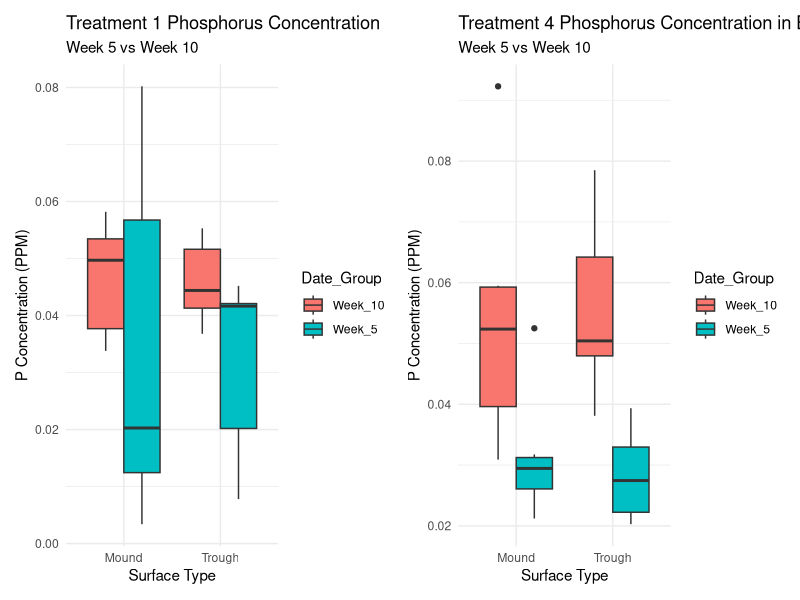
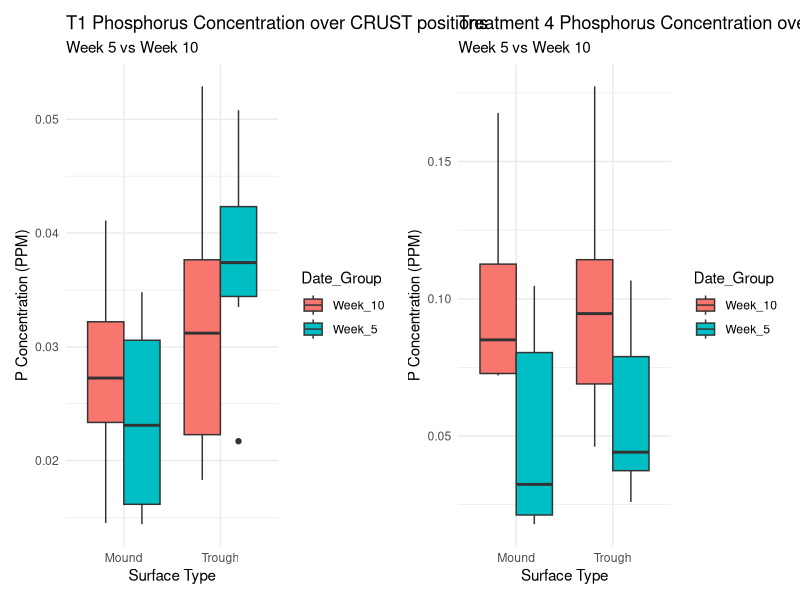

These charts were generated, in order, by the following R code:
library(readxl)
library(dplyr)
library(tidyverse)
library(tidyr)
library(ggplot2)
library(patchwork)

#Importing my data from excel spreadsheet with some cleaning up!
# ---------------------------------
excel_sheet <- read_excel("TheEntireDataSet.xlsx", sheet = "labeled")
rawResults<- excel_sheet

rawResults$Outlier <- as.integer(rawResults$Outlier)
rawResults$Outlier[is.na(rawResults$Outlier)] <- 0
rawResults$Position <- as.integer(rawResults$Position)
cleanedResults <- rawResults %>% drop_na(Bin_Number, Position)
head(cleanedResults)

# evil date formatting
#--------------------
str(cleanedResults$DateTime)
cleanedResults$DateTime <- as.numeric(cleanedResults$DateTime)
cleanedResults$DateTime <- as.POSIXct(
  cleanedResults$DateTime * 86400,
  origin = "1899-12-30",
  tz = "UTC"
)
cleanedResults$Date <- as.Date(cleanedResults$DateTime)
table(cleanedResults$Date)
cleanedResults <- cleanedResults %>%
  mutate(Date_Group = case_when(
    Date %in% as.Date(c("2006-01-30", "2006-01-31")) ~ "Week_1",
    Date %in% as.Date(c("2006-02-07", "2006-02-08")) ~ "Week_2", 
    Date %in% as.Date(c("2006-02-27")) ~ "Week_5",
    Date %in% as.Date(c("2006-3-20")) ~ "Week_8",
    Date %in% as.Date(c("2006-04-03")) ~ "Week_10"
  ))

#-----------
# end of evil date formatting

# remove unnecessary columns
 cleanedResults <- cleanedResults %>% select(-"File #",
      -"Operator", -"Name", -"ID", -"Field1", -"Field2",
      -"test", -"Application", -"Method", -"ElapsedTime", -"Alloy 1",
      -"Match Qual 1", -"Alloy 2", -"Match Qual 2", -"Alloy 3", -"Match Qual 3")
 
#-------------------------------------------------------
#End of clean up


# filtering 
#-----------------
# alternate filtering, including date_group 
filteredResults <- cleanedResults %>%
  select(Date_Group, Bin_Number, Position, P, Al, Fe, S, Ca, K)

# changing n/a & <LOD to 0 across measurements
    # changing columns to numeric
filteredResults <- filteredResults %>% 
  mutate(across(-c(Bin_Number, Position, Date_Group),
                ~ as.numeric(as.character(.))))
    # replacing N/A to the number 0
filteredResults <- filteredResults %>%
  mutate(across(P:Ca, ~replace_na(.x, 0)))

head(filteredResults)
#-------- 
# filtering ^

# full disclosure: below is using generative AI


# averaging results, chatGPT generated, needed help on this one
averagedResults <- filteredResults %>%
  group_by(Date_Group, Bin_Number, Position) %>%
  summarise(
    P_mean  = mean(P,  na.rm = TRUE),
    Al_mean = mean(Al, na.rm = TRUE),
    Fe_mean = mean(Fe, na.rm = TRUE),
    S_mean  = mean(S, na.rm  = TRUE),
    Ca_mean = mean(Ca, na.rm = TRUE),
    K_mean  = mean(K,  na.rm = TRUE),
    n_reps  = n(),   # tells you how many reps contributed
    .groups = "drop"
  )

head(averagedResults)

# var: longAverages, inclusion of columns of treatment/element etc
#--------

# creating a column of each element
longAverages <- averagedResults %>%
  pivot_longer(
    cols = ends_with("_mean"),
    names_to = "Element",
    values_to = "Value"
  )
#head(longAverages)

# making a column to identify treatment types
longAverages <- longAverages %>%
  mutate(Treatment_Number = as.numeric(str_extract(Bin_Number, "(?<=T)\\d+"))) %>%
  filter(!is.na(Treatment_Number))

# checking for any measurements outside of date ranges set
#cleanedResults %>%
#  filter(is.na(Date_Group)) %>%
#  select(DateTime, Date)

# excluding out of range dates for measurements
longAverages <- longAverages %>%
  filter(!is.na(Date_Group))

# making a column for positions types
longAverages <- longAverages %>%
  mutate(
    Surface = case_when(
      Position %in% c(1,2,3,4) ~ "Trough",
      Position %in% c(5,6,7,8) ~ "Mound",
      Position == 9 ~ "Center"
      # calling it center b/c of 9
    ),
    
    Inoculation = case_when(
      Position %in% c(1,2,5,6) ~ "Uncolonized",
      Position %in% c(3,4,7,8) ~ "Inoculated",
      Position == 9 ~ "Bridge" 
      # calling it bridge/center b/c of the transfer of nutrients
    )
  ) 
 
#-----------------------------------------------------------------------------------------------------------
###### Creating Datasets 
#-----------------------------------------------------------------------------------------------------------

# separating date_groups into different datasets

MiddleFinalResults <- longAverages %>% 
  filter(Date_Group %in% c("Week_5", "Week_10"))

# create a subset for only positions
# //////////// BARE GROUP DATA FILTERED
all_bare_group_data <- MiddleFinalResults %>%
  filter(Position %in% c(1, 2, 5, 6))
summary(all_bare_group_data)
# ////////// TREATMENT 
t4_bare_group_data <- MiddleFinalResults %>%
  filter(Position %in% c(1, 2, 5, 6),
         Treatment_Number == "4")
t1_bare_group_data <- MiddleFinalResults %>%
  filter(Position %in% c(1, 2, 5, 6),
         Treatment_Number == "1")

# //////////// CRUST GROUP DATA FILTERED
all_crust_group_data <- MiddleFinalResults %>%
  filter(Position %in% c(3, 4, 7, 8))
summary(all_bare_group_data)
t4_crust_group_data <- MiddleFinalResults %>%
  filter(Position %in% c(3, 4, 7, 8),
         Treatment_Number == "4")
t1_crust_group_data <- MiddleFinalResults %>%
  filter(Position %in% c(3, 4, 7, 8),
         Treatment_Number == "1")

# /////////// BARE GROUP modeling for PHOSPHORUS 
#------------------------------------------------------------------------------------------------------------

# ALL BARE GROUP MODEL
all_bare_group_model <- aov(Value ~ Surface * Date_Group,
             data = all_bare_group_data)
summary(all_bare_group_model)
#                      Df Sum Sq Mean Sq F value Pr(>F)
# Surface               1      2   1.915   0.199  0.656
# Date_Group            1     19  19.217   1.998  0.158
# Surface:Date_Group    1      2   1.975   0.205  0.651
# Residuals          1004   9659   9.620 
# ///////////////
# INTERPRETATION:
# no influence of surface towards element value across ALL groups

# ALL TREATMENTS 4 Phosphorus BARE /////////////////////////////////////////////
p_bare_group_data <- all_bare_group_data %>%
  filter(Element == "P_mean")
summary(p_bare_group_data)

all_p_bare_group_model <- aov(Value ~ Surface * Date_Group,
                            data = p_bare_group_data)
summary(all_p_bare_group_model)
#                     Df  Sum Sq  Mean Sq F value Pr(>F)   
# Surface              1 0.00135 0.001351   2.840 0.0939 . 
# Date_Group           1 0.00374 0.003735   7.849 0.0057 **
# Surface:Date_Group   1 0.00020 0.000200   0.419 0.5182   
# Residuals          164 0.07804 0.000476                  
# ---
# Signif. codes:  0 ‘***’ 0.001 ‘**’ 0.01 ‘*’ 0.05 ‘.’ 0.1 ‘ ’ 1
# INTERPRETATION: # Surface  p = 0.0939 . 
# slight influence of surface towards phosphorus value across all treatments
TukeyHSD(all_p_bare_group_model, "Surface")
# $Surface
#                     diff           lwr        upr     p adj
# Runoff-Mound 0.005672222 -0.0009742285 0.01231867 0.0938693
### INTERPRETATION: RUNOFF > MOUNDS across ALL TREATMENTS

# all_p_bare_group_model <- aov(Value ~ Surface * Date_Group * Treatment_Number,
#                               data = p_bare_group_data)
# summary(all_p_bare_group_model)
# TukeyHSD(all_p_bare_group_model, "Treatment_Number") ERROR



# TREATMENT 4 Phosphorus BARE /////////////////////////////////////////////////
t4_p_bare_group_data <- t4_bare_group_data %>%
  filter(Element == "P_mean",
         Treatment_Number =="4")
summary(t4_p_bare_group_data)

t4_p_bare_group_model <- aov(Value ~ Surface * Date_Group,
                              data = t4_p_bare_group_data)
summary(t4_p_bare_group_model)
#                    Df   Sum Sq  Mean Sq F value   Pr(>F)    
# Surface             1 0.000005 0.000005   0.023 0.880322    
# Date_Group          1 0.003727 0.003727  17.037 0.000522 ***
# Surface:Date_Group  1 0.000033 0.000033   0.150 0.702429    
# Residuals          20 0.004375 0.000219                     
# ---
# Signif. codes:  0 ‘***’ 0.001 ‘**’ 0.01 ‘*’ 0.05 ‘.’ 0.1 ‘ ’ 1
## INTERPRETATION: surface does not show effect on P in TREATMENT 4



# TREATMENT 1 Phosphorus BARE /////////////////////////////////////////////////
t1_p_bare_group_data <- t1_bare_group_data %>%
  filter(Element == "P_mean")
summary(t1_p_bare_group_data)

t1_p_bare_group_model <- aov(Value ~ Surface * Date_Group,
                             data = t1_p_bare_group_data)
summary(t1_p_bare_group_model)
#                    Df   Sum Sq   Mean Sq F value Pr(>F)
# Surface             1 0.000011 0.0000105   0.029  0.867
# Date_Group          1 0.001073 0.0010733   2.949  0.101
# Surface:Date_Group  1 0.000002 0.0000019   0.005  0.944
# Residuals          20 0.007280 0.0003640     
## INTERPRETATIONS:Surface has no have an effect on phosphorus levels in Control
TukeyHSD(t1_p_bare_group_model, "Surface")

## BOX PLOT comparisons ///////////////////////////////////////////////////////
boxplotPhosphorusT1 <- ggplot(t1_p_bare_group_data,
       aes(x = Surface, y = Value, fill = Date_Group)) +
  geom_boxplot(position = position_dodge()) +
  theme_minimal() +
  labs(
    title = "Treatment 1 Phosphorus Concentration",
    subtitle = "Week 5 vs Week 10",
    x = "Surface Type", 
    y = "P Concentration (PPM)" 
  )
# boxplotPhosphorusT1
boxplotPhosphorusT4 <- ggplot(t4_p_bare_group_data,
                              aes(x = Surface, y = Value, fill = Date_Group)) +
  geom_boxplot(position = position_dodge()) +
  theme_minimal() +
  labs(
    title = "Treatment 4 Phosphorus Concentration in BARE SOILS",
    subtitle = "Week 5 vs Week 10",
    x = "Surface Type", 
    y = "P Concentration (PPM)" 
  )
# boxplotPhosphorusT4
boxplotPhosphorusT1+boxplotPhosphorusT4
# ^^^^^ Looking at comparison

# comparing the differences between bare across treatment 1 &&& 4
anova(t1_p_bare_group_model, t4_p_bare_group_model)
# Model 1: Value ~ Surface * Date_Group
# Model 2: Value ~ Surface * Date_Group
#   Res.Df       RSS Df Sum of Sq F Pr(>F)
# 1     20 0.0072796                      
# 2     20 0.0043754  0 0.0029042   
# Potential interpretations::::::: ?????????
#         




# /////////// crust GROUP modeling for PHOSPHORUS 
#------------------------------------------------------------------------------------------------------------
# ALL CRUST GROUP MODEL
all_crust_group_model <- aov(Value ~ Surface * Date_Group,
                            data = all_crust_group_data)
summary(all_crust_group_model)
#                      Df Sum Sq Mean Sq F value Pr(>F)  
# Surface               1      7   7.375   0.929 0.3353  
# Date_Group            1     26  26.117   3.290 0.0700 .
# Surface:Date_Group    1     22  22.116   2.786 0.0954 .
# Residuals          1004   7969   7.937                 
# ---
# Signif. codes:  0 ‘***’ 0.001 ‘**’ 0.01 ‘*’ 0.05 ‘.’ 0.1 ‘ ’ 1

# ///////////////
# INTERPRETATION: interaction between Surface/Date_Group might have an effect
# across all elements across all groups


# ALL TREATMENTS 4 Phosphorus CRUST!!//////////////////////////////////////////
p_crust_group_data <- all_crust_group_data %>%
  filter(Element == "P_mean")
#summary(p_crust_group_data)

all_p_crust_group_model <- aov(Value ~ Surface * Date_Group,
                              data = p_crust_group_data)
summary(all_p_crust_group_model)
#                     Df  Sum Sq  Mean Sq F value  Pr(>F)   
# Surface              1 0.00143 0.001434   1.581 0.21034   
# Date_Group           1 0.00691 0.006909   7.622 0.00642 **
# Surface:Date_Group   1 0.00016 0.000162   0.178 0.67349   
# Residuals          164 0.14867 0.000907                   
# ---
# Signif. codes:  0 ‘***’ 0.001 ‘**’ 0.01 ‘*’ 0.05 ‘.’ 0.1 ‘ ’ 1
# INTERPRETATION: across all treatments=> Time has sigfig effect on phosphorus 

# what about surface is affecting phosphorus?
TukeyHSD(all_p_crust_group_model, "Surface")
#                    diff          lwr        upr     p adj
# Trough-Mound 0.00584246 -0.003331069 0.01501599 0.2103436
### INTERPRETATION: RUNOFF > MOUNDS across ALL TREATMENTS


# TREATMENT 4 Phosphorus CRUST /////////////////////////////////////////////////
t4_p_crust_group_data <- t4_crust_group_data %>%
  filter(Element == "P_mean")
summary(t4_p_crust_group_data)

t4_p_crust_group_model <- aov(Value ~ Surface * Date_Group,
                             data = t4_p_crust_group_data)
summary(t4_p_crust_group_model)
#                    Df   Sum Sq  Mean Sq F value Pr(>F)  
# Surface             1 0.000063 0.000063   0.041 0.8422  
# Date_Group          1 0.012447 0.012447   8.055 0.0102 *
# Surface:Date_Group  1 0.000111 0.000111   0.072 0.7913  
# Residuals          20 0.030906 0.001545                 
# ---
# Signif. codes:  0 ‘***’ 0.001 ‘**’ 0.01 ‘*’ 0.05 ‘.’ 0.1 ‘ ’ 1
## INTERPRETATION: surface does not show effect on P in TREATMENT 4

# TREATMENT 1 Phosphorus CRUST /////////////////////////////////////////////////
t1_p_crust_group_data <- t1_crust_group_data %>%
  filter(Element == "P_mean")
summary(t1_p_crust_group_data)

t1_p_crust_group_model <- aov(Value ~ Surface * Date_Group,
                             data = t1_p_crust_group_data)
summary(t1_p_crust_group_model)
#                    Df    Sum Sq   Mean Sq F value Pr(>F)  
# Surface             1 0.0004960 0.0004960   4.699 0.0424 *
# Date_Group          1 0.0000029 0.0000029   0.027 0.8707  
# Surface:Date_Group  1 0.0001293 0.0001293   1.225 0.2816  
# Residuals          20 0.0021109 0.0001055                 
# ---
# Signif. codes:  0 ‘***’ 0.001 ‘**’ 0.01 ‘*’ 0.05 ‘.’ 0.1 ‘ ’ 1
## INTERPRETATIONS:Surface might have an effect on phosphorus levels in Control
TukeyHSD(t1_p_crust_group_model, "Surface")
#                     diff          lwr        upr     p adj
# Trough-Mound 0.009091667 0.0003429112 0.01784042 0.0424213

## BOX PLOT comparisons ///////////////////////////////////////////////////////

boxplotPhosphorusT1CRUST <- ggplot(t1_p_crust_group_data,
                              aes(x = Surface, y = Value, fill = Date_Group)) +
  geom_boxplot(position = position_dodge()) +
  theme_minimal() +
  labs(
    title = "T1 Phosphorus Concentration over CRUST positions",
    subtitle = "Week 5 vs Week 10",
    x = "Surface Type", 
    y = "P Concentration (PPM)" 
  )
# boxplotPhosphorusT1
boxplotPhosphorusT4CRUST <- ggplot(t4_p_crust_group_data,
                              aes(x = Surface, y = Value, fill = Date_Group)) +
  geom_boxplot(position = position_dodge()) +
  theme_minimal() +
  labs(
    title = "Treatment 4 Phosphorus Concentration over CRUST positions",
    subtitle = "Week 5 vs Week 10",
    x = "Surface Type", 
    y = "P Concentration (PPM)" 
  )
# boxplotPhosphorusT4
boxplotPhosphorusT1CRUST+boxplotPhosphorusT4CRUST
# ^^^^^ Looking at comparison

# comparing the differences between bare across treatment 1 &&& 4
anova(t1_p_crust_group_model, t4_p_crust_group_model)
# Model 1: Value ~ Surface * Date_Group
# Model 2: Value ~ Surface * Date_Group
#   Res.Df       RSS Df Sum of Sq F Pr(>F)
# 1     20 0.0021109                      
# 2     20 0.0309056  0 -0.028795  
# Potential interpretations:::::::
# in terms of phosphorus contents in uncolonized soils
#   there seemed to have a bigger effect on phosphorus 
#   due to surface in treatment control


#comparing directly bare vs. crust t1 PHOSPHORUS
anova(t1_p_bare_group_model, t1_p_crust_group_model)
# Model 1: Value ~ Surface * Date_Group
# Model 2: Value ~ Surface * Date_Group
#   Res.Df       RSS Df Sum of Sq F Pr(>F)
# 1     20 0.0072796                      
# 2     20 0.0021109  0 0.0051687 


#comparing directly bare vs. crust t4 PHOSPHORUS
anova(t4_p_bare_group_model, t4_p_crust_group_model)
# Model 1: Value ~ Surface * Date_Group
# Model 2: Value ~ Surface * Date_Group
#   Res.Df       RSS Df Sum of Sq F Pr(>F)
# 1     20 0.0043754                      
# 2     20 0.0309056  0  -0.02653   
